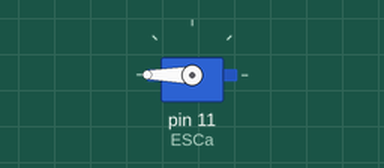
Bench run of a sketch on a simulated Arduino Mega 2560, built with avr-gcc and run on an emulated ATmega2560. On the bench: servo.

Above: at 0.1 s.
At 20.1 s:
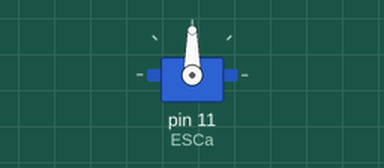
At 30.1 s:
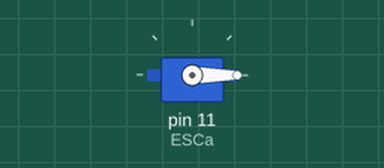
Timing chart, 0 to 31.6 s (numbered marks = the images above):
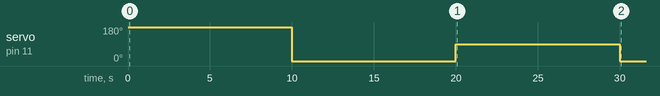

The sketch:

test_2_motors_working_together.ino
```cpp
#include <Servo.h>

Servo ESCa;
//Servo ESCb;
int throttle = 0;

void setup()
{
  ESCa.attach(11, 600, 2225);
  //ESCb.attach(13, 600, 2225);
  throttle = 180;
  ESCa.write(throttle);
  delay(10000);

  throttle = 0;
  ESCa.write(throttle);
  delay(10000);

  throttle = 90;
  ESCa.write(throttle);
  delay(10000);

  throttle = 0;
  ESCa.write(throttle);
  //ESCb.write(throttle);

  Serial1.begin(9600);
}


void loop()
{
  if(Serial1.available() > 0)
  {
    String string = Serial1.readStringUntil(',');
    int str_len = string.length();
    if(string.charAt(0) == ';' && string.charAt(str_len - 1) == ';')
    {
      throttle = (string.substring(1, str_len - 1)).toInt();
      if(throttle >= 0 && throttle <= 180)
      {
        ESCa.write(throttle);
        //ESCb.write(throttle);
      }
    }

    // read the input on analog pin 0:
    int pressureSensorValue = analogRead(A0);
    // convert to voltage:
    // float voltage = pressureSensorValue * (5.0 / 1023.0);
    // compute pressure in KPa
    //float pressure = ((pressureSensorValue / 1023.0) * 413.05) + 3.478;
    Serial.println(pressureSensorValue);
  }
}
```

Measured:
- by itself, servo on pin 11 (ESCa): 180° → 0° at 10.0 s, → 90° 10.0 s later, → 0° 10.0 s later
